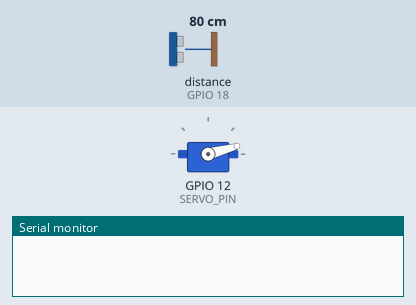
The sketch below on a simulated ESP32. Shown: servo, the last lines printed to the serial monitor. Wiring (inferred from the names in the program): ultrasonic range finder: trigger GPIO 5; echo GPIO 18. The test bench sets the inputs (shaded band); at power-on: distance to the obstacle (sensor on GPIO 18) 80 cm. The echo pulse lasts 58.3 µs per cm.

Above: at 0.1 s.
1.6 s: distance to the obstacle (sensor on GPIO 18) set to 2 cm
At 2.03 s:
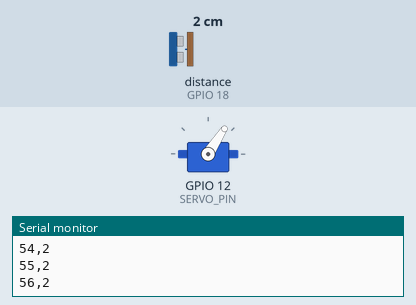
4.6 s: distance to the obstacle (sensor on GPIO 18) set to 60 cm
At 5.7 s:
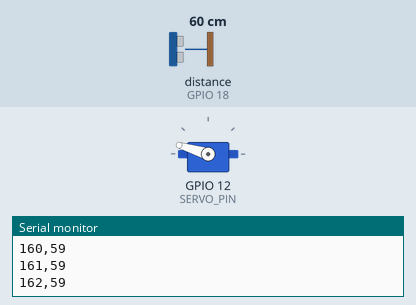
7.6 s: distance to the obstacle (sensor on GPIO 18) set to 4 cm
At 8.36 s:
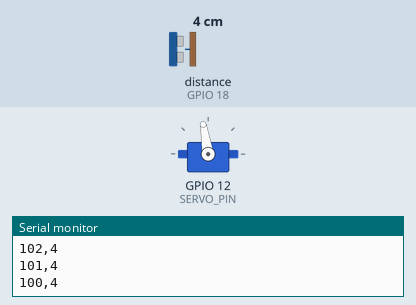
Timing chart, 0 to 16.6 s (numbered marks = the images above; inputs shaded):
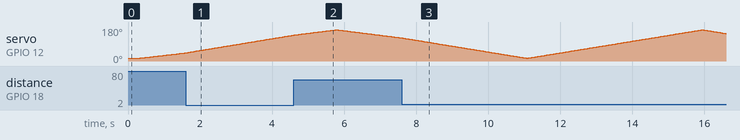

The sketch:

sketch_radar_system_using_Ultrasonic_sensor.ino
```cpp
// ESP32 radar sweep with HC-SR04 + 9g servo
// Prints: angle,distance_cm per line

#include <ESP32Servo.h>

// -------- Pin config --------
const uint8_t TRIG_PIN  = 5;   // any output-capable GPIO
const uint8_t ECHO_PIN  = 18;  // any input-capable GPIO (use a 5V->3.3V divider!)
const uint8_t SERVO_PIN = 12;  // PWM-capable GPIO

// -------- Sweep and timing --------
const int   MIN_ANGLE    = 15;
const int   MAX_ANGLE    = 165;
const int   STEP_ANGLE   = 1;     // smaller = smoother, slower
const int   SERVO_DWELL  = 15;    // ms to let the horn settle
const long  ECHO_TIMEOUT = 30000; // us; ~5 m max (sound round trip)

// -------- Sampling --------
const int   SAMPLES_PER_READING = 3;   // take a few pings and median them

Servo servo;

// Trigger a single ultrasonic ping; returns distance in cm, or -1 on timeout
int pingOnceCm() {
  // 10 µs trigger pulse
  digitalWrite(TRIG_PIN, LOW);
  delayMicroseconds(2);
  digitalWrite(TRIG_PIN, HIGH);
  delayMicroseconds(10);
  digitalWrite(TRIG_PIN, LOW);

  // Use pulseInLong with a timeout so we don’t block forever
  unsigned long duration = pulseInLong(ECHO_PIN, HIGH, ECHO_TIMEOUT);
  if (duration == 0) return -1;  // timeout/no echo

  // Speed of sound ~ 343 m/s -> 0.0343 cm/µs; divide by 2 (round trip)
  float cm = (duration * 0.0343f) * 0.5f;
  if (cm < 2 || cm > 400) return -1; // basic sanity clamp for HC-SR04
  return (int)cm;
}

// Take multiple pings and return the median for stability
int measureDistanceCm() {
  int vals[SAMPLES_PER_READING];
  int count = 0;

  for (int i = 0; i < SAMPLES_PER_READING; i++) {
    int v = pingOnceCm();
    if (v >= 0) {
      vals[count++] = v;
    }
    delay(5); // small gap between pings
  }

  if (count == 0) return -1;

  // simple insertion sort for tiny arrays
  for (int i = 1; i < count; i++) {
    int key = vals[i], j = i - 1;
    while (j >= 0 && vals[j] > key) { vals[j+1] = vals[j]; j--; }
    vals[j+1] = key;
  }
  // median (or middle of what we got)
  return vals[count / 2];
}

void setup() {
  pinMode(TRIG_PIN, OUTPUT);
  pinMode(ECHO_PIN, INPUT);
  digitalWrite(TRIG_PIN, LOW);

  Serial.begin(115200);

  // Initialize servo (50 Hz) and attach to PWM pin
  ESP32PWM::allocateTimer(0);
  ESP32PWM::allocateTimer(1);
  ESP32PWM::allocateTimer(2);
  ESP32PWM::allocateTimer(3);
  servo.setPeriodHertz(50);
  // Typical servo pulse width range: 500–2400 µs
  servo.attach(SERVO_PIN, 500, 2400);

  // Move to a known start position
  servo.write(MIN_ANGLE);
  delay(300);
}

void printReading(int angle, int distanceCm) {
  // CSV per line so it’s easy to plot/parse
  Serial.print(angle);
  Serial.print(",");
  Serial.println(distanceCm >= 0 ? distanceCm : -1); // -1 means no echo
}

void sweep(int startAngle, int endAngle, int step) {
  if (step == 0) return;

  if ((step > 0 && startAngle > endAngle) ||
      (step < 0 && startAngle < endAngle)) {
    step = -step; // auto-correct direction
  }

  for (int a = startAngle; (step > 0) ? (a <= endAngle) : (a >= endAngle); a += step) {
    servo.write(a);
    delay(SERVO_DWELL); // let the horn settle before pinging
    int d = measureDistanceCm();
    printReading(a, d);
    yield(); // be nice to the RTOS
  }
}

void loop() {
  sweep(MIN_ANGLE, MAX_ANGLE, STEP_ANGLE);   // left -> right
  sweep(MAX_ANGLE, MIN_ANGLE, STEP_ANGLE);   // right -> left
}
```
